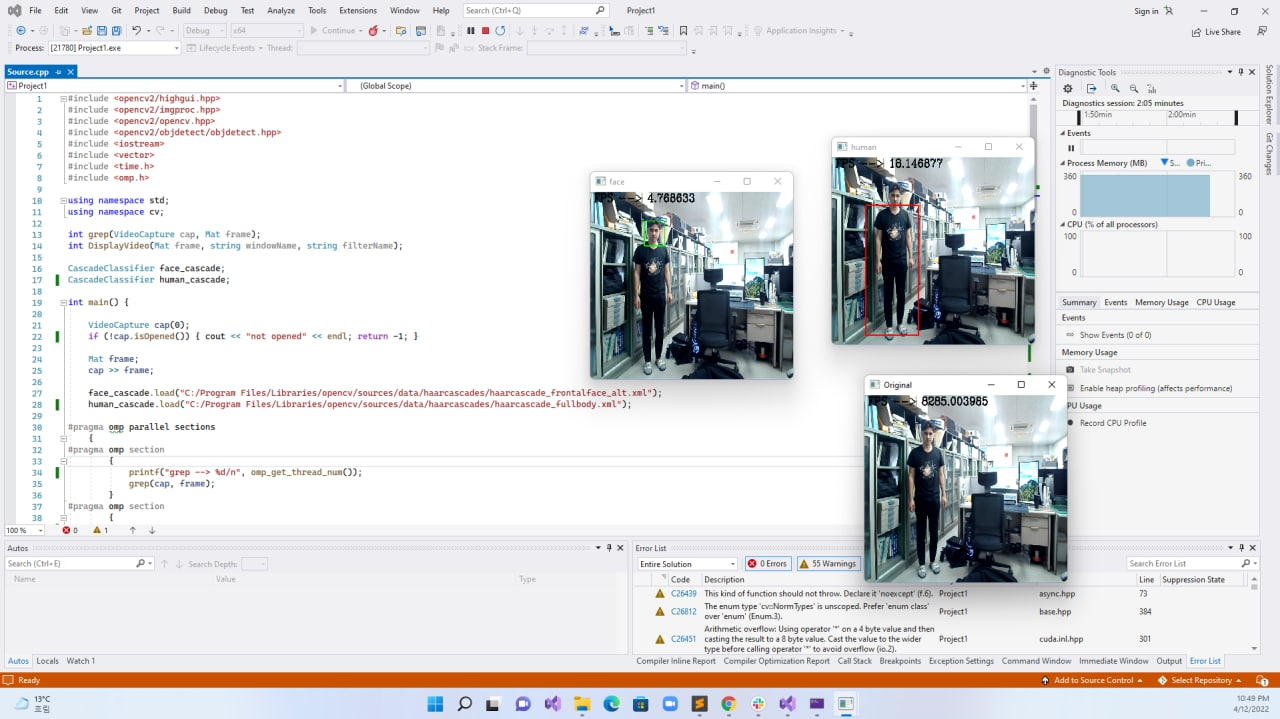
//> input picture Human Face Detection Using OpenMP/photo_2022-04-12_23-06-52.jpg, 1280 x 719 px
$ ./Segmentation_histogram 'Human Face Detection Using OpenMP/photo_2022-04-12_23-06-52.jpg'   (built with g++ and OpenCV 4)
//> lines starting //> are read from the running program, lines starting //| are printed output that depends on the picture; after the words box and inside, x2 and y2 are one past the last pixel; in counts of white or black regions, pixels touching at a corner belong together

#include "opencv2/highgui.hpp"
#include "opencv2/imgcodecs.hpp"
#include "opencv2/imgproc.hpp"
#include <iostream>
using namespace std;
using namespace cv;
int main(int argc, char** argv)
{
    CommandLineParser parser(argc, argv, "{@input | hw1_2.jpg | input image}");
    Mat src = imread(samples::findFile(parser.get<String>("@input")), IMREAD_COLOR);
//> src is the input picture: 719 rows x 1280 cols, CV_8UC3; mean B, G, R 222.6, 221.4, 221.9

    vector<Mat> bgr_planes;
    split(src, bgr_planes);
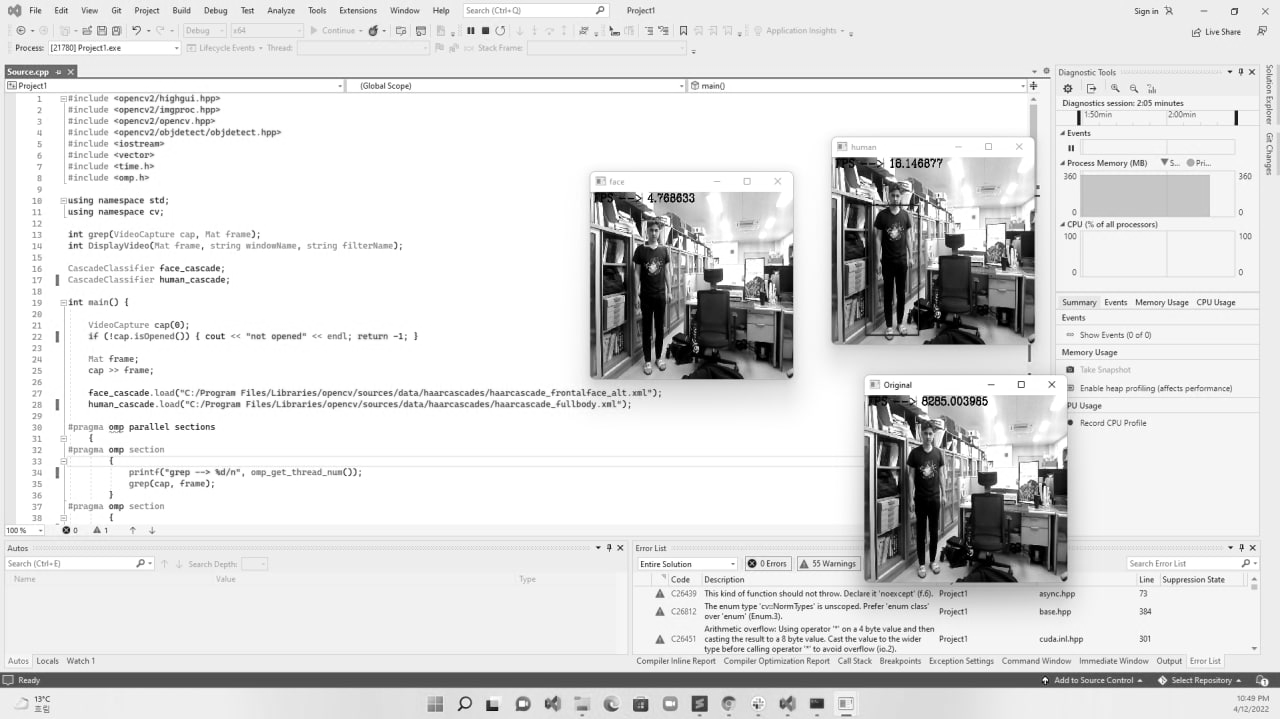
//> bgr_planes[1]: 719 rows x 1280 cols, CV_8UC1; min 0, max 255, mean 221.4
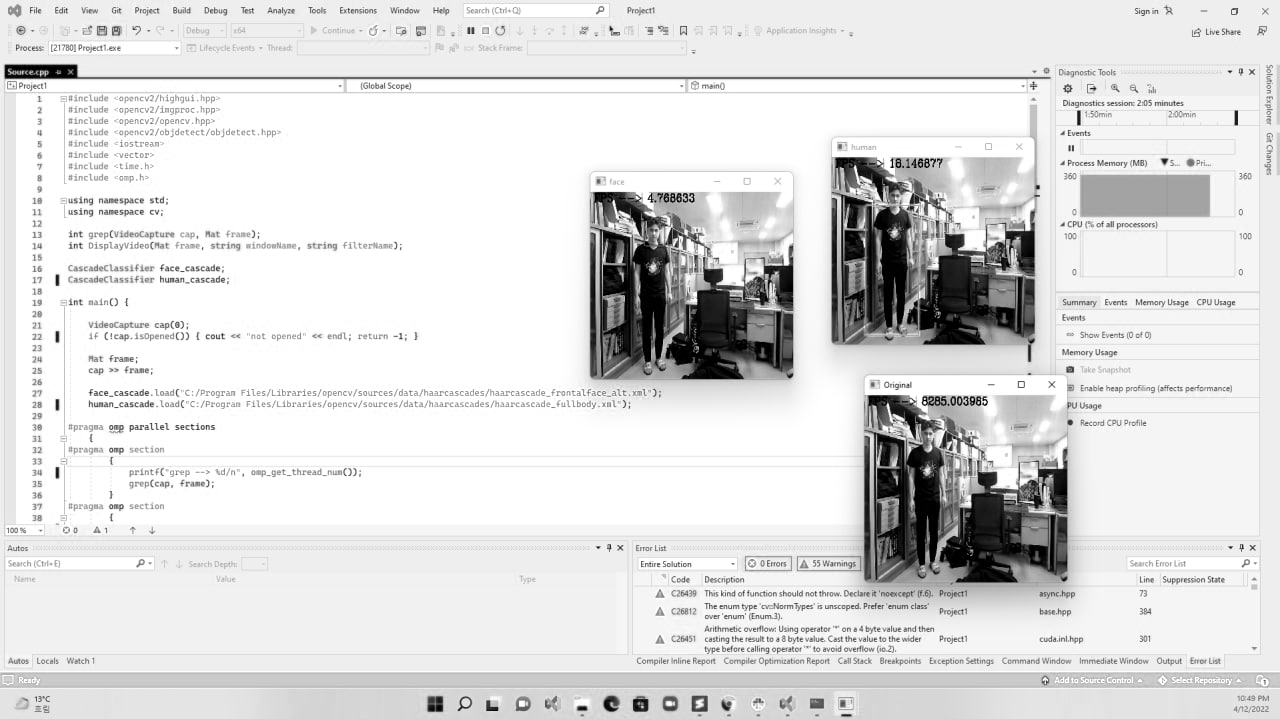
//> bgr_planes[2]: 719 rows x 1280 cols, CV_8UC1; min 0, max 255, mean 221.9
    int histSize = 256;

    float range[] = { 0, 256 }; //the upper boundary is exclusive
    const float* histRange[] = { range };
    bool uniform = true, accumulate = false;
    Mat b_hist, g_hist, r_hist;
    calcHist(&bgr_planes[0], 1, 0, Mat(), b_hist, 1, &histSize, histRange, uniform, accumulate);
//> b_hist = 256 values, max 274108 at index 255, min 271 at index 6, mean 3595
    calcHist(&bgr_planes[1], 1, 0, Mat(), g_hist, 1, &histSize, histRange, uniform, accumulate);
//> g_hist = 256 values, max 266315 at index 255, min 340 at index 59, mean 3595
    calcHist(&bgr_planes[2], 1, 0, Mat(), r_hist, 1, &histSize, histRange, uniform, accumulate);
//> r_hist = 256 values, max 265371 at index 255, min 315 at index 58, mean 3595
    int hist_w = 512, hist_h = 400;
    int bin_w = cvRound((double)hist_w / histSize);
    Mat histImage(hist_h, hist_w, CV_8UC3, Scalar(0, 0, 0));
    normalize(b_hist, b_hist, 0, histImage.rows, NORM_MINMAX, -1, Mat());
//> b_hist = 256 values, max 400 at index 255, min 0 at index 6, mean 4.86
    normalize(g_hist, g_hist, 0, histImage.rows, NORM_MINMAX, -1, Mat());
//> g_hist = 256 values, max 400 at index 255, min 0 at index 59, mean 4.9
    normalize(r_hist, r_hist, 0, histImage.rows, NORM_MINMAX, -1, Mat());
//> r_hist = 256 values, max 400 at index 255, min 0 at index 58, mean 4.95
    for (int i = 1; i < histSize; i++)
    {
        line(histImage, Point(bin_w * (i - 1), hist_h - cvRound(b_hist.at<float>(i - 1))),
            Point(bin_w * (i), hist_h - cvRound(b_hist.at<float>(i))),
            Scalar(255, 0, 0), 2, 8, 0);
        line(histImage, Point(bin_w * (i - 1), hist_h - cvRound(g_hist.at<float>(i - 1))),
            Point(bin_w * (i), hist_h - cvRound(g_hist.at<float>(i))),
            Scalar(0, 255, 0), 2, 8, 0);
        line(histImage, Point(bin_w * (i - 1), hist_h - cvRound(r_hist.at<float>(i - 1))),
            Point(bin_w * (i), hist_h - cvRound(r_hist.at<float>(i))),
            Scalar(0, 0, 255), 2, 8, 0);
    }
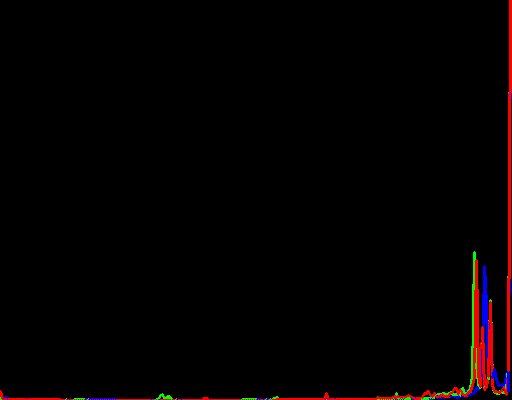
//> histImage: 400 rows x 512 cols, CV_8UC3; mean B, G, R 1, 0.8, 4.1
    imshow("Source image", src);
    imshow("Histogram of all color channels", histImage);
    waitKey();
    Mat gray,dst,dst1;
    cvtColor(src, gray, COLOR_BGR2GRAY);
    // Set threshold and maxValue
    double thresh = 130;// we can set the threshold value here (e.g. I set the value to 130 manually as an example)
    double maxValue = 255;

    // Manually setting the threshold value
    threshold(gray, dst, thresh, maxValue, THRESH_BINARY);
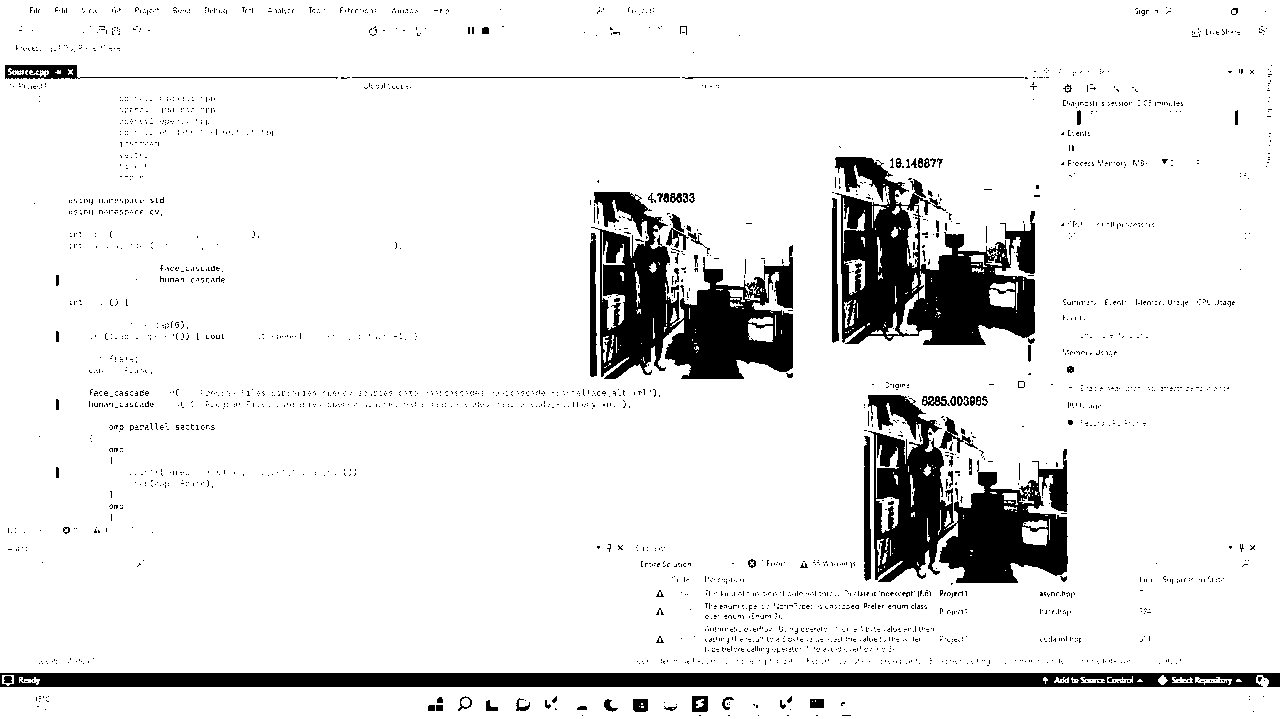
//> dst: 719 rows x 1280 cols, CV_8UC1; 90.4% white; 2623 black regions (2533 under 20 px), largest, box (x1, y1, x2, y2) and area: (835, 157, 1035, 345) 19368, (868, 395, 1068, 583) 18624, (591, 192, 793, 379) 18425
    imshow("Manual threshold", dst);
    cout << "Manual Thresholding : " << thresh << endl;

    // Automatic thresholding
    long double thres = threshold(gray, dst1, thresh, maxValue, THRESH_OTSU);
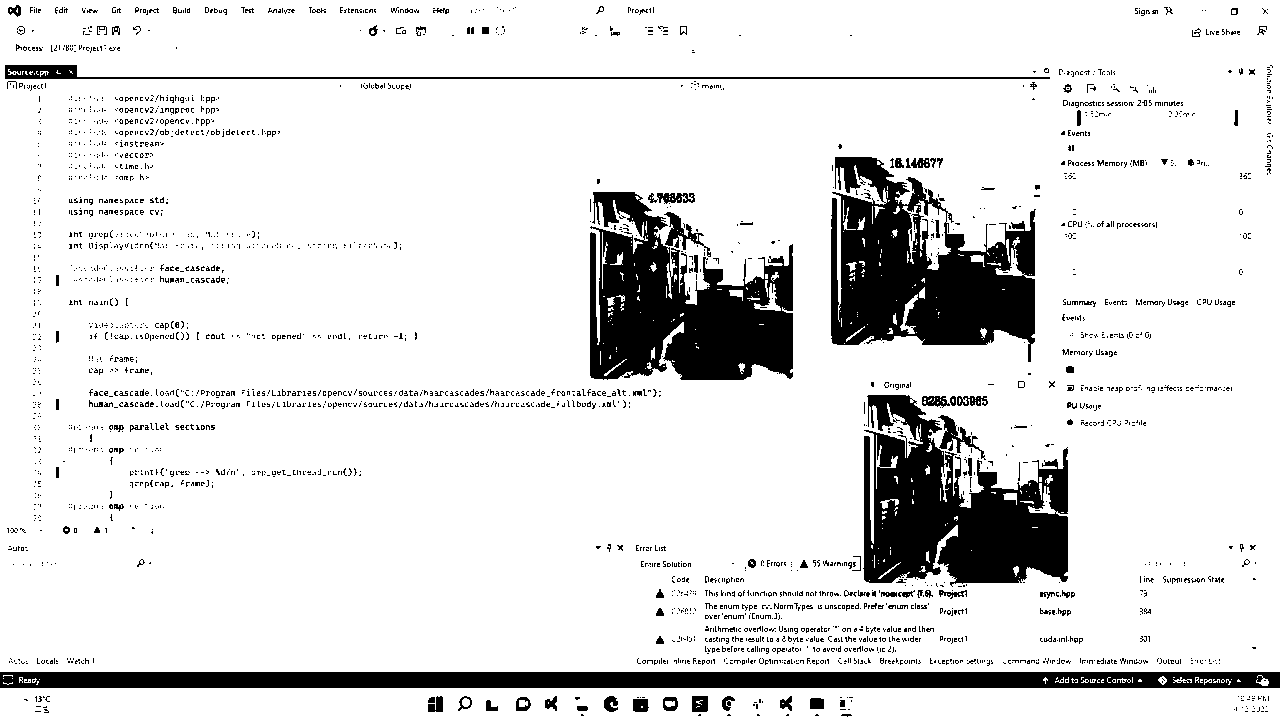
//> dst1: 719 rows x 1280 cols, CV_8UC1; 87.4% white; 2816 black regions (2666 under 20 px), largest, box (x1, y1, x2, y2) and area: (831, 157, 1036, 362) 24104, (863, 395, 1068, 587) 23295, (590, 192, 793, 380) 23258
//> thres = 164
    threshold(gray, dst1, thres, maxValue, THRESH_BINARY);
    imshow("Automatic Thresholding", dst1);
    cout << "Otsu Threshold : " << thres << endl;
//| Otsu Threshold : 164


    waitKey();
    return 0;
}
